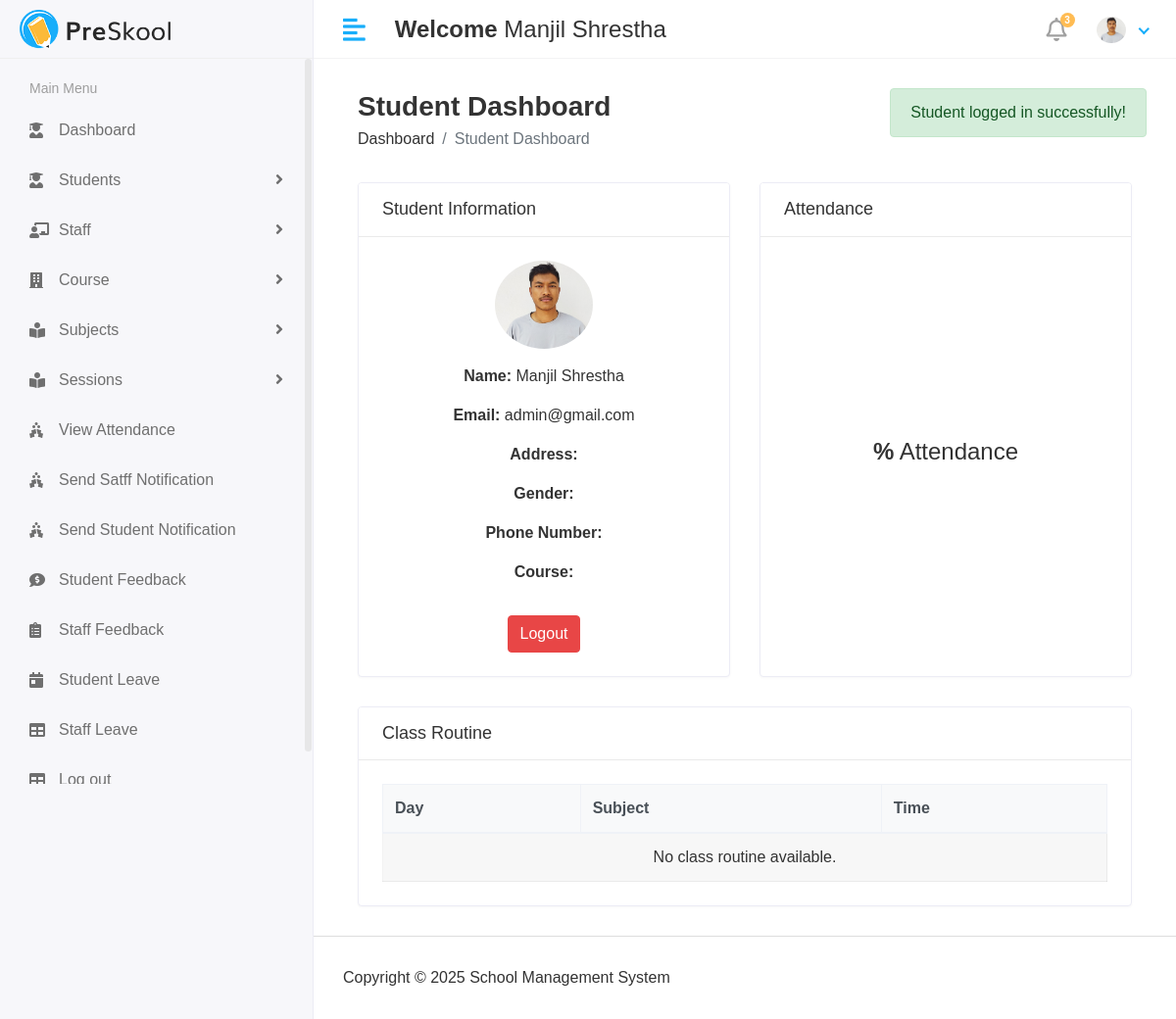
Page /student/home/ (signed in) on the committed database.
### app/models.py (models this page shows)
class CustomUser(AbstractUser):
   USER= (
      (1,'hod'),
      (2,'staff'),
      (3,'student'),
    )
   user_type=models.CharField(choices=USER,max_length=50,default=1)
   profile_pic = models.ImageField(upload_to='media/profile_pics')

### school_management_system/Student_Views.py (the view)
# urls.py: path('student/home/',Student_Views.Student_home,name='student_home'),
def Student_home(request):
        return render(request, 'Student/home.html', {'message': 'Student logged in successfully!'})

### templates/student/home.html
{% extends 'base.html' %}
{% load static %}
{% block content %}
<div class="content container">
    <div class="page-header">
        <div class="row align-items-center">
            <div class="col">
                <h3 class="page-title">Student Dashboard</h3>
                <ul class="breadcrumb">
                    <li class="breadcrumb-item">
                        <a href="{% url 'student_home' %}">Dashboard</a>
                    </li>
                    <li class="breadcrumb-item active">Student Dashboard</li>
                </ul>
            </div>
            <div>
                {% if message %}
                    <div class="alert alert-success">{{ message }}</div>
                {% endif %}
            </div>
        </div>
    </div>
    <div class="row">
        <div class="col-md-6 d-flex">
            <div class="card flex-fill">
                <div class="card-header">
                    <h5 class="card-title">Student Information</h5>
                </div>
                <div class="card-body text-center">
                    {% if user.profile_pic %}
                     <img src="{{ user.profile_pic.url }}" alt="{{ user.first_name }}'s Profile Picture" width="100" class="rounded-circle mb-3" />
                    {% else %}
                     <img src="{% static 'img/default-profile.png' %}" alt="Default Profile Picture" width="100" class="rounded-circle mb-3" />
                     {% endif %}
                     <p><strong>Name:</strong> {{ user.first_name }} {{ user.last_name }}</p>
                     <p><strong>Email:</strong> {{ user.email }}</p>
                     <p><strong>Address:</strong> {{ student.address }}</p>
                     <p><strong>Gender:</strong> {{ student.gender }}</p>
                     <p><strong>Phone Number:</strong> {{ student.phone_number }}</p>
                     <p><strong>Course:</strong> {{ student.course_id.course_name }}</p>
                     <a href="{% url 'logout' %}" class="btn btn-danger mt-3">Logout</a>
                </div>
            </div>
        </div>
        <div class="col-md-6 d-flex">
            <div class="card flex-fill">
                <div class="card-header">
                    <h5 class="card-title">Attendance</h5>
                </div>
                <div class="card-body d-flex align-items-center justify-content-center">
                    <h4><strong>{{ attendance }}%</strong> Attendance</h4>
                </div>
            </div>
        </div>
    </div>
    <div class="row">
        <div class="col-md-12 d-flex">
            <div class="card flex-fill">
                <div class="card-header">
                    <h5 class="card-title">Class Routine</h5>
                </div>
                <div class="card-body">
                    <div class="table-responsive">
                        <table class="table table-bordered table-striped mb-0">
                            <thead class="thead-light">
                                <tr>
                                    <th>Day</th>
                                    <th>Subject</th>
                                    <th>Time</th>
                                </tr>
                            </thead>
                            <tbody>
                            </tbody>
                        </table>
                    </div>
                </div>
            </div>
        </div>
    </div>
</div>
{% endblock %}

### templates/includes/header.html (shortened to what this page needs)
{% load static %}
<div class="header">
            <div class="header-left">
               <a href="" class="logo">
               <img src="{% static 'assets/img/logo.png'%}" alt="Logo">
               </a>
            </div>
            <a href="javascript:void(0);" id="toggle_btn">
            <i class="fas fa-align-left"></i>
            </a>
            <div class="top-nav-search mt-3" >
               <h4><strong>Welcome</strong>&nbsp;<span>{{user.first_name}} {{user.last_name}}</span></h4>
            </div>
            <ul class="nav user-menu">
               <li class="nav-item dropdown noti-dropdown">
                  <a href="#" class="dropdown-toggle nav-link" data-toggle="dropdown">
                  <i class="far fa-bell"></i> <span class="badge badge-pill">3</span>
                  </a>
               </li>
               <li class="nav-item dropdown has-arrow">
                  <a href="#" class="dropdown-toggle nav-link" data-toggle="dropdown">
                    <span class="user-img">
                     {% if user.profile_pic and user.profile_pic.url %}
                        <span class="user-img">
                           <img class="rounded-circle" src="{{ user.profile_pic.url }}" width="30" alt="Profile">
                        </span>
                     {% else %}
                        <span class="user-img">
                           <img class="rounded-circle" src="{% static 'assets/img/noimg.png' %}" width="30" alt="Profile">
                           <span class="status online"></span>
                        </span>
                     {% endif %}
                                 </span>
                  </a>
               </li>
            </ul>
         </div>

### static/assets/css/style.css (style rules this page uses)
html { height: 100%; }
body { background-color: #fff; color: #333; font-family: 'Poppins', sans-serif; font-size: 1rem; height: 100%; line-height: 1.5; overflow-x: hidden; }
h1, h2, h3, h4, h5, h6 { font-family: 'Poppins', sans-serif; margin-top: 0; }
a { color: #009ce7; }
input, button, a { transition: all 0.4s ease; -moz-transition: all 0.4s ease; -o-transition: all 0.4s ease; -ms-transition: all 0.4s ease; -webkit-transition: all 0.4s ease; }
ul, ol { padding: 0px; list-style: none; }
.table { color: #333; max-width: 100%; margin-bottom: 0; width: 100%; }
.table thead tr th { font-weight: 600; }
.table-striped thead tr { border-color: transparent; }
.table-bordered { border: 1px solid rgba(0, 0, 0, 0.05) !important; }
.table-bordered th, .table-bordered td { border-color: rgba(0, 0, 0, 0.05); }
.table .thead-light th { color: #495057; background-color: #f8f9fa; border-color: #eff2f7; }
.btn-danger { background-color: #e84646; border: 1px solid #e84646; }
.card { border: 1px solid #ececf5; box-shadow: 0 1px 3px 0 rgba(0, 0, 0, 0.03); margin-bottom: 1.875rem; }
.card-body { padding: 1.5rem; }
.card-header { border-bottom: 1px solid #e6e6e6; padding: 1rem 1.5rem; }
.card .card-header { background-color: #fff; border-bottom: 1px solid #eaeaea; }
.card .card-header .card-title { margin-bottom: 0; font-size: 18px; }
.header { background-color: #fff; border-bottom: 1px solid #f3f3f4; left: 0; position: fixed; right: 0; top: 0; z-index: 1001; height: 60px; }
.header .header-left { float: left; height: 60px; padding: 0 20px; position: relative; width: 320px; z-index: 1; transition: all 0.2s ease-in-out; background-color: #f7f7fa; border-bottom: 1px solid #efefef; border-right: 1px solid #ececf5; display: flex; align-items: center; }
.header .header-left .logo { display: inline-block; line-height: 60px; }
.header .header-left .logo img { max-height: 40px; width: auto; }
.header .dropdown-toggle:after { display: none; }
.header .has-arrow .dropdown-toggle:after { border-top: 0; border-left: 0; border-bottom: 2px solid #18aefa; border-right: 2px solid #18aefa; content: ''; height: 8px; display: inline-block; pointer-events: none; -webkit-transform-origin: 66% 66%; -ms-transform-origin: 66% 66%; transform-origin: 66% 66%; -webkit-transform: rotate(45deg); -ms-transform: rotate(45deg); transform: rotate(45deg); -webkit-transition: all 0.15s ease-in-out; transition: all 0.15s ease-in-out; width: 8px; vertical-align: 0px; }
.user-menu { float: right; margin: 0; position: relative; z-index: 99; padding-right: 15px; }
.user-menu.nav > li > a { color: #a0a0a0; font-size: 14px; line-height: 58px; padding: 0 15px; height: 60px; }
.user-img { margin-right: 3px; position: relative; }
.top-nav-search { float: left; margin-left: 15px; }
.page-header { margin-bottom: 1.875rem; }
.page-header .breadcrumb { background-color: transparent; color: #6c757d; font-size: 1rem; font-weight: 500; margin-bottom: 0; padding: 0; }
.page-header .breadcrumb a { color: #333; }
.page-title { font-size: 28px; font-weight: 600; color: #333; margin-bottom: 5px; }
.user-menu.nav > li > a .badge { background-color: #FFBC53; display: block; font-size: 10px; font-weight: bold; height: 15px; width: 15px; position: absolute; right: 7px; top: 13px; color: #fff; padding: 3px; }
.user-menu.nav > li > a > i { font-size: 1.5rem; line-height: 60px; }
@media (min-width: 992px) { #toggle_btn { align-items: center; color: #18aefa; display: inline-flex; float: left; font-size: 26px; height: 60px; justify-content: center; margin-left: 15px; padding: 0 15px; } }

### rows in the picture
CustomUser: first_name "Manjil", last_name "Shrestha", profile_pic (picture), email "admin@gmail.com"

### other values in the picture
{{ message }} "Student logged in successfully!"
